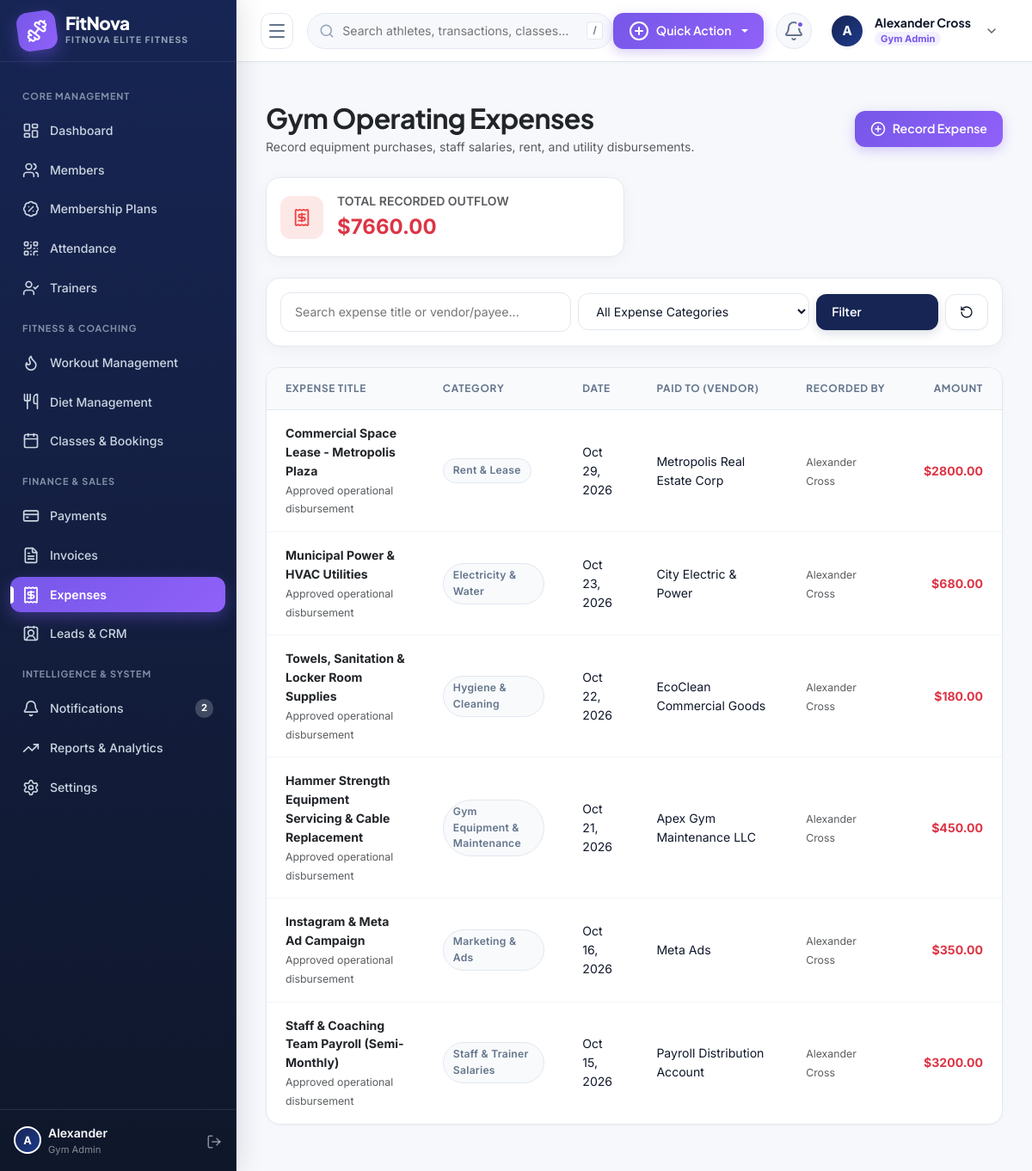
/payments/expenses/ (signed in), run on the app's committed database.
### apps/accounts/models.py (models this page shows, shortened)
class GymOrganization(models.Model):
    name = models.CharField(max_length=200)
    slug = models.SlugField(max_length=220, unique=True)
    logo = models.ImageField(upload_to='organizations/logos/', null=True, blank=True)
    email = models.EmailField()
    phone = models.CharField(max_length=20)
    website = models.URLField(blank=True, default='')
    tax_id = models.CharField(max_length=50, blank=True, default='', verbose_name='Tax/GST ID')
    currency = models.CharField(max_length=10, default='$')
    is_active = models.BooleanField(default=True)
    created_at = models.DateTimeField(auto_now_add=True)
    updated_at = models.DateTimeField(auto_now=True)
    class Meta:
        verbose_name = 'Gym Organization'
        verbose_name_plural = 'Gym Organizations'
        ordering = ['name']

class User(AbstractUser):
    class Role(models.TextChoices):
        SUPER_ADMIN = 'SUPER_ADMIN', _('Super Admin')
        GYM_ADMIN = 'GYM_ADMIN', _('Gym Admin')
        STAFF = 'STAFF', _('Receptionist / Staff')
        TRAINER = 'TRAINER', _('Trainer')
        MEMBER = 'MEMBER', _('Gym Member')
    class Gender(models.TextChoices):
        MALE = 'MALE', _('Male')
        FEMALE = 'FEMALE', _('Female')
        OTHER = 'OTHER', _('Other')
    role = models.CharField(
        max_length=20,
        choices=Role.choices,
        default=Role.MEMBER,
        db_index=True
    )
    organization = models.ForeignKey(
        GymOrganization,
        on_delete=models.CASCADE,
        null=True,
        blank=True,
        related_name='users'
    )
    branch = models.ForeignKey(
        GymBranch,
        on_delete=models.SET_NULL,
        null=True,
        blank=True,
        related_name='branch_users'
    )
    phone = models.CharField(max_length=20, blank=True, default='')
    profile_picture = models.ImageField(upload_to='profiles/', null=True, blank=True)
    gender = models.CharField(max_length=10, choices=Gender.choices, default=Gender.MALE)
    date_of_birth = models.DateField(null=True, blank=True)
    address = models.TextField(blank=True, default='')
    is_verified = models.BooleanField(default=True)
    class Meta:
        ordering = ['-date_joined']
        indexes = [
            models.Index(fields=['organization', 'role']),
            models.Index(fields=['email']),
        ]
    @property
    def is_super_admin(self):
        return self.role == self.Role.SUPER_ADMIN or self.is_superuser
    @property
    def is_member(self):
        return self.role == self.Role.MEMBER

### apps/payments/models.py (models this page shows, shortened)
class Expense(models.Model):
    class Category(models.TextChoices):
        RENT = 'RENT', 'Rent & Lease'
        EQUIPMENT = 'EQUIPMENT', 'Gym Equipment & Maintenance'
        SALARIES = 'SALARIES', 'Staff & Trainer Salaries'
        UTILITIES = 'UTILITIES', 'Electricity & Water'
        MARKETING = 'MARKETING', 'Marketing & Ads'
        SUPPLEMENTS = 'SUPPLEMENTS', 'Supplements & Goods'
        CLEANING = 'CLEANING', 'Hygiene & Cleaning'
        OTHER = 'OTHER', 'Other Operating Expense'
    organization = models.ForeignKey(
        GymOrganization,
        on_delete=models.CASCADE,
        related_name='expenses'
    )
    branch = models.ForeignKey(
        GymBranch,
        on_delete=models.SET_NULL,
        null=True,
        blank=True,
        related_name='expenses'
    )
    category = models.CharField(max_length=30, choices=Category.choices, default=Category.OTHER)
    title = models.CharField(max_length=200)
    amount = models.DecimalField(max_digits=10, decimal_places=2)
    date = models.DateField(default=timezone.now)
    paid_to = models.CharField(max_length=150, blank=True, default='')
    recorded_by = models.ForeignKey(
        settings.AUTH_USER_MODEL,
        on_delete=models.SET_NULL,
        null=True,
        blank=True,
        related_name='recorded_expenses'
    )
    notes = models.TextField(blank=True, default='')
    created_at = models.DateTimeField(auto_now_add=True)
    class Meta:
        ordering = ['-date', '-created_at']
        verbose_name = 'Gym Expense'
        verbose_name_plural = 'Gym Expenses'

### apps/payments/views.py (the view)
# urls.py: path('expenses/', views.expense_list, name='expense_list'),
@login_required
@staff_or_admin
def expense_list(request):
    expenses = PaymentService.get_scoped_expenses(request.user)
    category_filter = request.GET.get('category', '').strip()
    search_query = request.GET.get('search', '').strip()
    if category_filter:
        expenses = expenses.filter(category=category_filter)
    if search_query:
        expenses = expenses.filter(
            Q(title__icontains=search_query) |
            Q(paid_to__icontains=search_query)
        )
    total_expense = expenses.aggregate(Sum('amount'))['amount__sum'] or 0
    paginator = Paginator(expenses, 12)
    page_number = request.GET.get('page')
    page_obj = paginator.get_page(page_number)
    return render(request, 'payments/expense_list.html', {
        'page_obj': page_obj,
        'category_filter': category_filter,
        'search_query': search_query,
        'total_expense': total_expense,
        'categories': Expense.Category.choices
    })

### templates/payments/expense_list.html (shortened to what this page needs)
{% extends 'base.html' %}
{% block content %}
<div class="row g-4 mb-4">
  <div class="col-12 d-flex flex-wrap align-items-center justify-content-between gap-3">
    <div>
      <h2 class="fw-bold text-dark mb-1">Gym Operating Expenses</h2>
      <p class="text-muted small mb-0">Record equipment purchases, staff salaries, rent, and utility disbursements.</p>
    </div>
    <div class="d-flex gap-2">
      <a href="{% url 'payments:expense_create' %}" class="btn btn-fn-accent">
        <i data-lucide="plus-circle" style="width: 18px;"></i>
        <span>Record Expense</span>
      </a>
    </div>
  </div>
  <div class="col-md-6">
    <div class="fn-card p-3 d-flex align-items-center gap-3">
      <div class="fn-stat-icon-wrapper" style="background: rgba(239, 68, 68, 0.12); color: #EF4444;">
        <i data-lucide="receipt" style="width: 22px;"></i>
      </div>
      <div>
        <div class="text-muted small fw-semibold text-uppercase">Total Recorded Outflow</div>
        <div class="fs-4 fw-bold text-danger">{{ current_org.currency|default:'$' }}{{ total_expense|floatformat:2 }}</div>
      </div>
    </div>
  </div>
</div>
<div class="fn-card p-3 mb-4">
  <form method="GET" action="{% url 'payments:expense_list' %}" class="row g-2 align-items-center">
    <div class="col-md-5">
      <input type="text" name="search" class="fn-input" placeholder="Search expense title or vendor/payee..." value="{{ search_query }}">
    </div>
    <div class="col-md-4">
      <select name="category" class="fn-select">
        <option value="">All Expense Categories</option>
      </select>
    </div>
    <div class="col-md-3 d-flex gap-2">
      <button type="submit" class="btn btn-fn-primary w-100">Filter</button>
      <a href="{% url 'payments:expense_list' %}" class="btn btn-fn-outline" title="Reset"><i data-lucide="rotate-ccw" style="width: 16px;"></i></a>
    </div>
  </form>
</div>
<div class="fn-table-responsive mb-4">
  <table class="fn-table">
    <thead>
      <tr>
        <th>Expense Title</th>
        <th>Category</th>
        <th>Date</th>
        <th>Paid To (Vendor)</th>
        <th>Recorded By</th>
        <th class="text-end">Amount</th>
      </tr>
    </thead>
    <tbody>
      {% for exp in page_obj %}
      <tr>
        <td>
          <div class="fw-bold text-dark">{{ exp.title }}</div>
          {% if exp.notes %}<small class="text-muted">{{ exp.notes }}</small>{% endif %}
        </td>
        <td><span class="fn-badge fn-badge-muted">{{ exp.get_category_display }}</span></td>
        <td>{{ exp.date|date:"M d, Y" }}</td>
        <td>{{ exp.paid_to|default:"—" }}</td>
        <td><small class="text-muted">{{ exp.recorded_by.get_full_name|default:exp.recorded_by.username }}</small></td>
        <td class="text-end fw-bold text-danger">{{ exp.organization.currency }}{{ exp.amount }}</td>
      </tr>
      {% endfor %}
    </tbody>
  </table>
</div>
{% endblock %}

### templates/base.html (shortened to what this page needs)
{% load static %}
<!DOCTYPE html>
<html lang="en">
<head>
  <link href="https://cdn.jsdelivr.net/npm/bootstrap@5.3.3/dist/css/bootstrap.min.css" rel="stylesheet">
  <link rel="stylesheet" href="{% static 'css/fitnova.css' %}">
</head>
<body>
<div class="fn-app-wrapper">
  <aside class="fn-sidebar">
    <a href="{% url 'dashboard:index' %}" class="fn-sidebar-brand">
      <div class="fn-brand-logo-icon">
        <i data-lucide="dumbbell"></i>
      </div>
      <div class="fn-brand-text">
        <span class="fn-brand-title">FitNova</span>
        <span class="fn-brand-badge">{{ current_org.name|default:"GYM SAAS" }}</span>
      </div>
    </a>
    <div class="fn-sidebar-nav">
      <div class="fn-nav-header-title">Core Management</div>
      <a href="{% url 'dashboard:index' %}" class="fn-nav-link {% if request.resolver_match.app_name == 'dashboard' and request.resolver_match.url_name == 'index' %}active{% endif %}">
        <i data-lucide="layout-dashboard"></i>
        <span class="fn-nav-text">Dashboard</span>
      </a>
      {% if not user.is_member %}
      <a href="{% url 'members:member_list' %}" class="fn-nav-link {% if request.resolver_match.app_name == 'members' %}active{% endif %}">
        <i data-lucide="users"></i>
        <span class="fn-nav-text">Members</span>
      </a>
      {% endif %}
      {% if not user.is_member %}
      <a href="{% url 'memberships:plan_list' %}" class="fn-nav-link {% if request.resolver_match.app_name == 'memberships' %}active{% endif %}">
        <i data-lucide="badge-percent"></i>
        <span class="fn-nav-text">Membership Plans</span>
      </a>
      {% endif %}
      <a href="{% url 'attendance:attendance_list' %}" class="fn-nav-link {% if request.resolver_match.app_name == 'attendance' %}active{% endif %}">
        <i data-lucide="qr-code"></i>
        <span class="fn-nav-text">Attendance</span>
      </a>
      {% if not user.is_member %}
      <a href="{% url 'trainers:trainer_list' %}" class="fn-nav-link {% if request.resolver_match.app_name == 'trainers' %}active{% endif %}">
        <i data-lucide="user-check"></i>
        <span class="fn-nav-text">Trainers</span>
      </a>
      {% endif %}
      <div class="fn-nav-header-title">Fitness & Coaching</div>
      <a href="{% url 'fitness:workout_list' %}" class="fn-nav-link {% if request.resolver_match.app_name == 'fitness' and 'workout' in request.path %}active{% endif %}">
        <i data-lucide="flame"></i>
        <span class="fn-nav-text">Workout Management</span>
      </a>
      <a href="{% url 'fitness:diet_list' %}" class="fn-nav-link {% if request.resolver_match.app_name == 'fitness' and 'diet' in request.path %}active{% endif %}">
        <i data-lucide="utensils"></i>
        <span class="fn-nav-text">Diet Management</span>
      </a>
      <a href="{% url 'classes:class_list' %}" class="fn-nav-link {% if request.resolver_match.app_name == 'classes' %}active{% endif %}">
        <i data-lucide="calendar"></i>
        <span class="fn-nav-text">Classes & Bookings</span>
      </a>
      {% if not user.is_member %}
      <div class="fn-nav-header-title">Finance & Sales</div>
      <a href="{% url 'payments:payment_list' %}" class="fn-nav-link {% if request.resolver_match.app_name == 'payments' and request.resolver_match.url_name == 'payment_list' %}active{% endif %}">
        <i data-lucide="credit-card"></i>
        <span class="fn-nav-text">Payments</span>
      </a>
      <a href="{% url 'payments:invoice_list' %}" class="fn-nav-link {% if request.resolver_match.app_name == 'payments' and 'invoice' in request.path %}active{% endif %}">
        <i data-lucide="file-text"></i>
        <span class="fn-nav-text">Invoices</span>
      </a>
      <a href="{% url 'payments:expense_list' %}" class="fn-nav-link {% if request.resolver_match.app_name == 'payments' and 'expense' in request.path %}active{% endif %}">
        <i data-lucide="receipt"></i>
        <span class="fn-nav-text">Expenses</span>
      </a>
      <a href="{% url 'crm:lead_list' %}" class="fn-nav-link {% if request.resolver_match.app_name == 'crm' %}active{% endif %}">
        <i data-lucide="contact-round"></i>
        <span class="fn-nav-text">Leads & CRM</span>
      </a>
      {% endif %}
      <div class="fn-nav-header-title">Intelligence & System</div>
      <a href="{% url 'notifications:list' %}" class="fn-nav-link {% if request.resolver_match.app_name == 'notifications' %}active{% endif %}">
        <i data-lucide="bell"></i>
        <span class="fn-nav-text">Notifications</span>
        {% if unread_notifications_count > 0 %}
        <span class="fn-nav-badge">{{ unread_notifications_count }}</span>
        {% endif %}
      </a>
      {% if not user.is_member %}
      <a href="{% url 'dashboard:reports' %}" class="fn-nav-link {% if request.resolver_match.url_name == 'reports' %}active{% endif %}">
        <i data-lucide="trending-up"></i>
        <span class="fn-nav-text">Reports & Analytics</span>
      </a>
      <a href="{% url 'dashboard:settings' %}" class="fn-nav-link {% if request.resolver_match.url_name == 'settings' %}active{% endif %}">
        <i data-lucide="settings"></i>
        <span class="fn-nav-text">Settings</span>
      </a>
      {% endif %}
    </div>
    <div class="p-3 border-top border-white border-opacity-10 d-flex align-items-center justify-content-between">
      <div class="d-flex align-items-center gap-2">
        <div class="fn-avatar" style="width: 32px; height: 32px; font-size: 0.8rem;">
          {{ user.first_name|default:user.username|make_list|first|upper }}
        </div>
        <div class="fn-brand-text">
          <small class="text-white fw-semibold">{{ user.first_name|default:user.username }}</small>
          <small class="text-white-50" style="font-size: 0.7rem;">{{ user.get_role_display }}</small>
        </div>
      </div>
      <a href="{% url 'accounts:logout' %}" class="text-white-50 hover-white text-decoration-none" title="Sign Out">
        <i data-lucide="log-out" style="width: 18px; height: 18px;"></i>
      </a>
    </div>
  </aside>
  <main class="fn-main-content">
    <header class="fn-topbar">
      <div class="fn-topbar-left">
        <button type="button" class="fn-sidebar-toggle-btn" id="fnSidebarToggle" title="Toggle Navigation">
          <i data-lucide="menu"></i>
        </button>
        <form action="{% url 'dashboard:search' %}" method="GET" class="fn-global-search">
          <input type="text" name="q" id="fnGlobalSearchInput" placeholder="Search athletes, transactions, classes..." value="{{ request.GET.q }}">
          <span class="fn-search-badge">/</span>
        </form>
      </div>
      <div class="fn-topbar-right">
        {% if not user.is_member %}
        <div class="dropdown">
          <button class="btn-fn-accent dropdown-toggle" type="button" data-bs-toggle="dropdown" aria-expanded="false">
            <i data-lucide="plus-circle"></i>
            <span>Quick Action</span>
          </button>
        </div>
        {% endif %}
        <div class="dropdown">
          <a href="#" class="fn-icon-btn {% if unread_notifications_count > 0 %}has-unread{% endif %}" data-bs-toggle="dropdown" aria-expanded="false" title="Notification Center">
            <i data-lucide="bell"></i>
            {% if unread_notifications_count > 0 %}
            <span class="fn-badge-dot"></span>
            {% endif %}
          </a>
        </div>
        <div class="dropdown">
          <div class="fn-user-dropdown" data-bs-toggle="dropdown" aria-expanded="false">
            <div class="fn-avatar">
              {% if user.profile_picture %}
              <img src="{{ user.profile_picture.url }}" alt="{{ user.first_name }}">
              {% else %}
              {{ user.first_name|default:user.username|make_list|first|upper }}
              {% endif %}
            </div>
            <div class="fn-user-meta d-none d-md-flex">
              <span class="fn-user-name">{{ user.get_full_name|default:user.username }}</span>
              <span class="fn-user-role-badge">{{ user.get_role_display }}</span>
            </div>
            <i data-lucide="chevron-down" class="text-muted ms-1" style="width: 16px;"></i>
          </div>
        </div>
      </div>
    </header>
    <div class="container-fluid px-4 pt-3">
    </div>
    <div class="fn-page-container fn-animate-in">
      {% block content %}{% endblock %}
    </div>
  </main>
</div>
</body>
</html>

### data on the page
GymOrganization: name "FITNOVA ELITE FITNESS", currency "$"
User: first_name|make_list "A", first_name "Alexander", role "Gym Admin", get_full_name "Alexander Cross"
Expense: title "Commercial Space Lease - Metropolis Plaza", notes "Approved operational disbursement", category "Rent & Lease", date "Oct 29, 2026", paid_to "Metropolis Real Estate Corp", recorded_by.get_full_name "Alexander Cross", organization.currency "$", amount "2800.00"
Expense: title "Municipal Power & HVAC Utilities", notes "Approved operational disbursement", category "Electricity & Water", date "Oct 23, 2026", paid_to "City Electric & Power", recorded_by.get_full_name "Alexander Cross", organization.currency "$", amount "680.00"
Expense: title "Towels, Sanitation & Locker Room Supplies", notes "Approved operational disbursement", category "Hygiene & Cleaning", date "Oct 22, 2026", paid_to "EcoClean Commercial Goods", recorded_by.get_full_name "Alexander Cross", organization.currency "$", amount "180.00"
Expense: title "Hammer Strength Equipment Servicing & Cable Replacement", notes "Approved operational disbursement", category "Gym Equipment & Maintenance", date "Oct 21, 2026", paid_to "Apex Gym Maintenance LLC", recorded_by.get_full_name "Alexander Cross", organization.currency "$", amount "450.00"
Expense: title "Instagram & Meta Ad Campaign", notes "Approved operational disbursement", category "Marketing & Ads", date "Oct 16, 2026", paid_to "Meta Ads", recorded_by.get_full_name "Alexander Cross", organization.currency "$", amount "350.00"
Expense: title "Staff & Coaching Team Payroll (Semi-Monthly)", notes "Approved operational disbursement", category "Staff & Trainer Salaries", date "Oct 15, 2026", paid_to "Payroll Distribution Account", recorded_by.get_full_name "Alexander Cross", organization.currency "$", amount "3200.00"

### other printed values
{{ unread_notifications_count }} "2"
{{ total_expense|floatformat:2 }} "7660.00"
